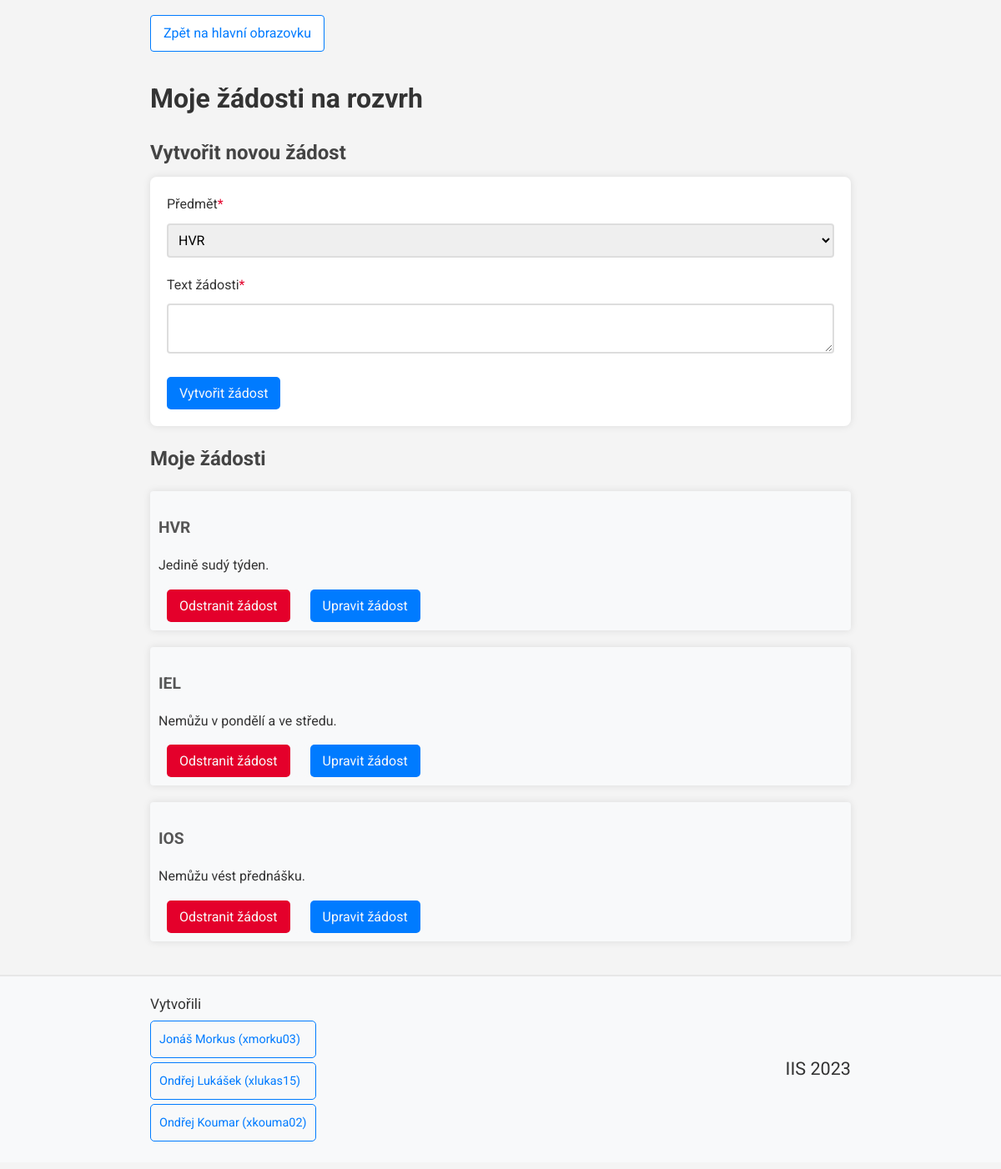
/views/request_views/request_management.php (signed in), run on the app's committed database.
### tables this page shows
CREATE TABLE Osoba_predmet (
    ID_Osoba INT(5) NOT NULL,
    zkratka varchar(3) NOT NULL,
    zadost varchar(255),
    PRIMARY KEY (ID_Osoba, zkratka),
    FOREIGN KEY (ID_Osoba) REFERENCES Osoba(ID_Osoba) ON DELETE CASCADE,
    FOREIGN KEY (zkratka) REFERENCES Predmet(zkratka) ON DELETE CASCADE
);

### misc/db_conn_parameters.php (called while the page is built)
<?php
function getDbConnectionParams()
{
    $connString = "mysql:host=db;dbname=mydatabase";
    $userName = "myuser";
    $password = "mypassword";
    $options = array(
        PDO::MYSQL_ATTR_INIT_COMMAND => "SET NAMES 'utf8'"
    );
    return array(
        "connString" => $connString,
        "userName" => $userName,
        "password" => $password,
        "options" => $options
    );
}

### services/subject_service.php (called while the page is built, shortened)
<?php
require_once __DIR__ . "/../misc/db_conn_parameters.php";
class subjectService {
    private PDO $pdo;
    function __construct()
    {
        try {
            $params = getDbConnectionParams();
            $this->pdo = new PDO($params["connString"], $params["userName"], $params["password"], $params["options"]);
        }
        catch (PDOException $e) {
            error_log("Error connecting to database: " . $e->getMessage());
        }
    }
    function getTeachedSubjects($ID) {
        try {
            $stmt = $this->pdo->prepare("SELECT zkratka, zadost FROM Osoba_predmet WHERE ID_Osoba = ?");
            $stmt->execute(array($ID));
            return $stmt->fetchAll(PDO::FETCH_ASSOC);
        }
        catch (PDOException $e) {
            error_log("Could not get teached subjects: " . $e->getMessage());
            return null;
        }
    }
}

### views/request_views/request_management.php (the view, shortened to what this page needs)
<?php
require_once "../../common.php";
require_once "../../services/subject_service.php";
$subjectService = new subjectService();
$subjects = $subjectService->getTeachedSubjects($_SESSION['user_id']);
?>
<a class='direct_link' href='../main_page.php'>Zpět na hlavní obrazovku</a>
<h1>
    Moje žádosti na rozvrh
</h1>
<?php
if ($subjects == null) {
    echo '<p>Nevyučujete žádné předměty.</p>';
}
else {
    echo '<h2>Vytvořit novou žádost</h2>
          <form action="../../controllers/request_controllers/request_create.php" method="post" onsubmit="return validateForm(fields);">
            <input type="hidden" name="ID_Osoba" value="' . $_SESSION['user_id'] . '">
            <label for="zkratka">Předmět<span class="required">*</span></label>
            <select name="zkratka" id="zkratka">';
            foreach ($subjects as $subject) {
                echo '<option value="' . $subject['zkratka'] . '">' . $subject['zkratka'] . '</option>';
            }
            echo '</select>
            </br>
            <label for="zadost">Text žádosti<span class="required">*</span></label>
            <textarea name="zadost" id="zadost"></textarea>
            </br>
            <input type="submit" value="Vytvořit žádost">
          </form>';
}
if ($subjects != null) {
    echo '<h2>Moje žádosti</h2>';
}
?>
<?php
foreach ($subjects as $subject) {
    if ($subject['zadost'] != null) {
        echo '<div class="group"><h3>' . $subject['zkratka'] . '</h3>' .
            '<p>' . $subject['zadost'] . '</p>
            <form method="post" action="../../controllers/request_controllers/request_delete.php">
                <input type="hidden" name="ID_Osoba" id="ID_Osoba" value="'. $_SESSION['user_id'] .'">
                <input type="hidden" name="zkratka" id="zkratka" value="'. $subject['zkratka'] .'">
                <input type="submit" value="Odstranit žádost" class="btnRemove2">
            </form>
            <form method="post" action="request_info.php">
                <input type="hidden" name="zkratka" id="zkratka" value="'. $subject['zkratka'] .'">
                <input type="hidden" name="zadost" id="zadost" value="'. $subject['zadost'] .'">
                <input type="submit" value="Upravit žádost">
            </form></div>';
    }
}
?>

### public/style.css (style rules this page uses)
.required { color: #e4002b; }
.direct_link { display: inline-block; color: #007bff; background-color: #fff; padding: 8px 15px; margin: 10px 0; border-radius: 4px; text-decoration: none; border: 1px solid #007bff; transition: background-color 0.3s, color 0.3s; }
* { font-family: 'Roboto', sans-serif; }
body { background-color: #f4f4f4; color: #333; line-height: 1.6; margin: 8px 0; }
h1, h2, h3 { color: #333; }
h1 { font-size: 2em; margin-bottom: 0.5em; }
h2 { font-size: 1.5em; color: #444; margin-bottom: 0.4em; }
h3 { font-size: 1.2em; color: #555; margin-bottom: 0.3em; }
form { background: #fff; padding: 20px; border-radius: 8px; box-shadow: 0 0 10px rgba(0,0,0,0.1); margin-bottom: 20px; }
input, select { font-size: 1em; }
input[type="text"], input[type="number"], input[type="tel"], input[type="email"], input[type="password"], select { width: 100%; padding: 8px; margin-bottom: 20px; border-radius: 4px; border: 2px solid #ddd; box-sizing: border-box; }
label { display: inline-block; align-items: center; margin-right: 20px; margin-bottom: 10px; }
textarea { width: 100%; height: 60px; padding: 8px; margin-bottom: 20px; border-radius: 4px; border: 2px solid #ddd; box-sizing: border-box; font-size: 1em; }
input[type="submit"] { background: #007bff; color: #f8f9fa; padding: 10px 15px; border: none; border-radius: 5px; cursor: pointer; transition: background-color 0.3s, color 0.3s; }
.btnRemove2 { background: #e4002b !important; }
.group { padding: 10px; margin: 20px 0; background-color: #f8f9fa; border-radius: 4px; box-shadow: 0 0 10px rgba(0,0,0,0.1); }
.group form { background: inherit; display: inline; padding: 10px; box-shadow: none; }

### data on the page
osoba_predmet: zkratka "HVR", zadost "Jedině sudý týden."
osoba_predmet: zkratka "IEL", zadost "Nemůžu v pondělí a ve středu."
osoba_predmet: zkratka "IOS", zadost "Nemůžu vést přednášku."

### other printed values
form field zkratka "HVR"
